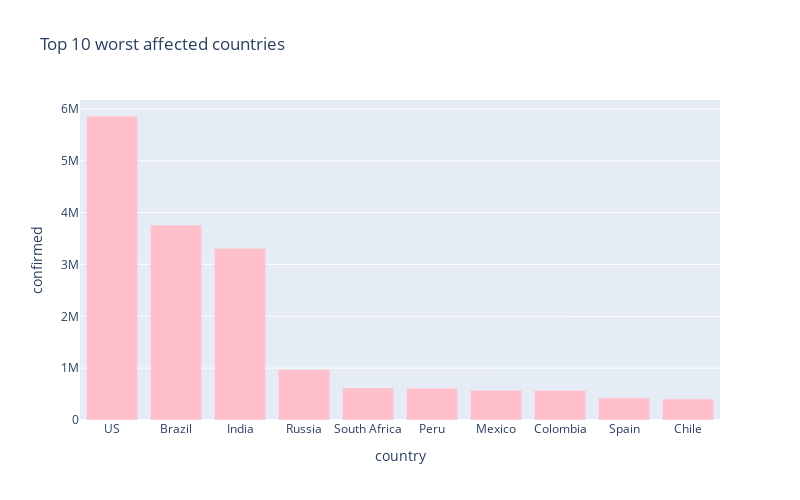

Write notebook code for a chart like this one.
### Markdown cell above
# 10 worst hit countries - Confirmed cases

### Code cell
px.bar(
    sorted_country_df.head(10),
    x = "country",
    y = "confirmed",
    title= "Top 10 worst affected countries", # the axis names
    color_discrete_sequence=["pink"], 
    height=500,
    width=800
)

### Figure 1 — Plotly figure (JSON) as saved in the notebook; plotly's stock layout.template omitted (floating-point values rounded to 4 significant figures)
{"data": [{"alignmentgroup": "True", "hovertemplate": "country=%{x}<br>confirmed=%{y}<extra></extra>", "legendgroup": "", "marker": {"color": "pink"}, "name": "", "offsetgroup": "", "orientation": "v", "showlegend": false, "textposition": "auto", "type": "bar", "x": ["US", "Brazil", "India", "Russia", "South Africa", "Peru", "Mexico", "Colombia", "Spain", "Chile"], "xaxis": "x", "y": [5863088, 3761391, 3310234, 972972, 618286, 613378, 573888, 572243, 429507, 404102], "yaxis": "y"}], "layout": {"barmode": "relative", "height": 500, "legend": {"tracegroupgap": 0}, "title": {"text": "Top 10 worst affected countries"}, "width": 800, "xaxis": {"anchor": "y", "domain": [0, 1], "title": {"text": "country"}}, "yaxis": {"anchor": "x", "domain": [0, 1], "title": {"text": "confirmed"}}}}
